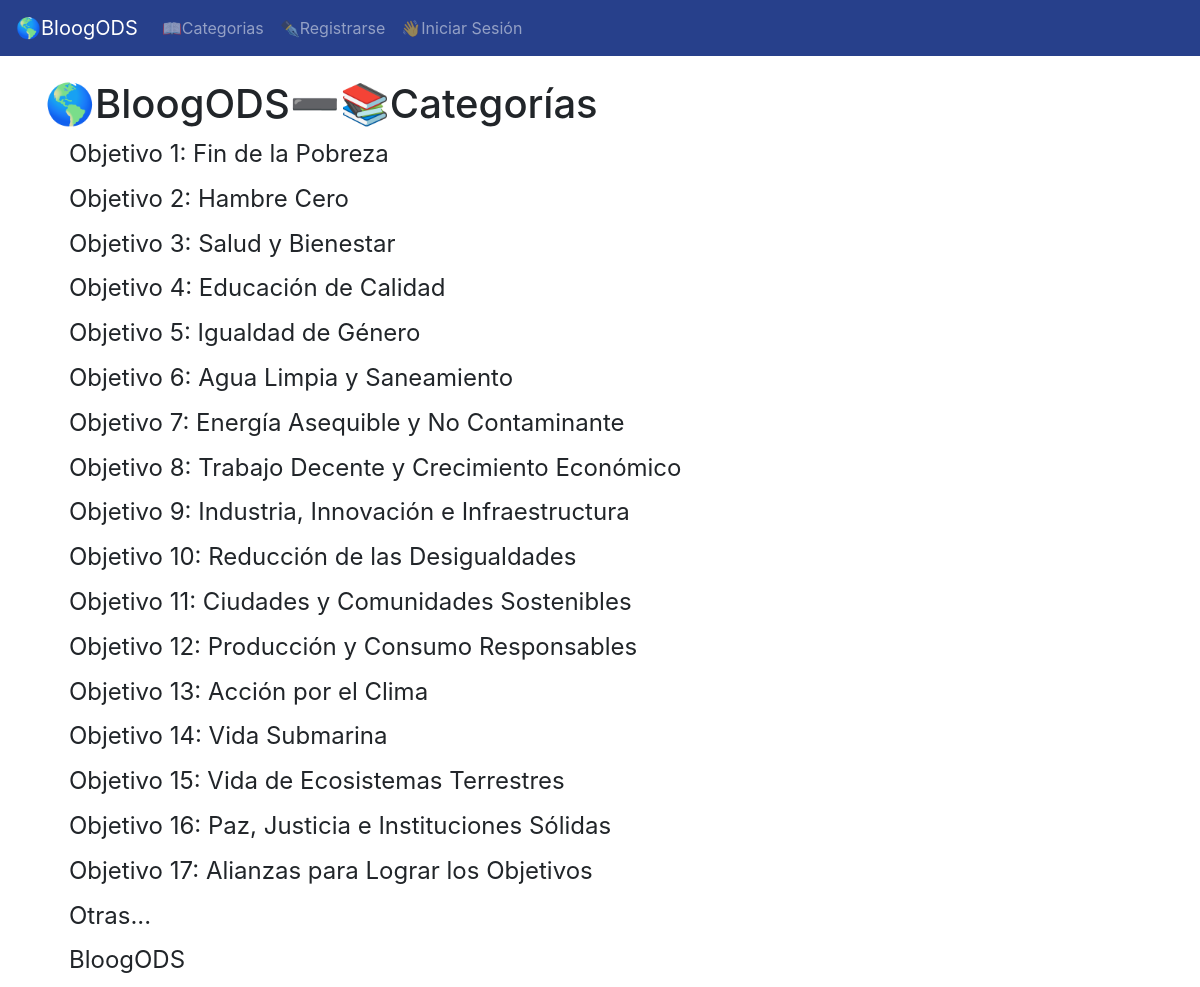
Page /category-list/ on the earlier database version.
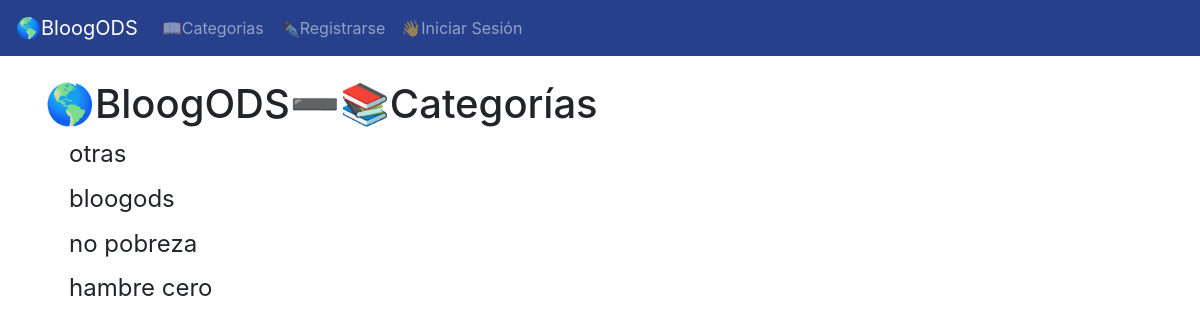
Same page on the later database version.
### theblog/models.py (models this page shows, shortened)
class Category(models.Model):
    name = models.CharField(max_length=255)
    def __str__(self):
        return self.name

### theblog/views.py (the view)
# urls.py: path('category-list/', CategoryListView, name='category-list'),
def CategoryListView(request):
    cat_menu_list = Category.objects.all()
    return render(request, 'category_list.html', {'cat_menu_list':cat_menu_list})

### theblog/templates/category_list.html (shortened to what this page needs)
{% extends 'base.html' %}
{% block content %}
    <h1>🌎BloogODS➖📚Categorías</h1>
        {% for item in cat_menu_list %}
            <h4><a class="dropdown-item" href="{% url 'category' item|slugify %}">{{item}}</a></h4>
        {% endfor %}
{% endblock  %}

### theblog/templates/base.html (shortened to what this page needs)
<html lang="en">
<head>
    <link rel="stylesheet" href="https://cdn.jsdelivr.net/npm/bootstrap@4.6.1/dist/css/bootstrap.min.css">
    </head>
    <body>
        <nav class="navbar navbar-expand-lg navbar-dark" style="background-color:	#27408B;">
            <a class="navbar-brand" href="{% url 'home' %}">🌎BloogODS</a>
            <div class="collapse navbar-collapse" id="navbarSupportedContent">
                <ul class="navbar-nav mr-auto">
                    {% if cat_menu %}
                    <li class="nav-item dropdown">
                        <a class="nav-link dropdown-toggle" href="#" id="navbarDropdown" role="button" data-toggle="dropdown" aria-haspopup="true" aria-expanded="false">
                            Categorias📚
                        </a>
                        <div class="dropdown-menu" aria-labelledby="navbarDropdown">
                            {% for item in cat_menu %}
                                <a class="dropdown-item" href="{% url 'category' item|slugify %}">{{item}}</a>
                            {% endfor %}
                        </div>
                    </li>
                    {% else %}
                        <li class="nav-item">
                            <a class="nav-link" href="{% url 'category-list' %}">📖Categorias</a>
                        </li>
                    {% endif %}
                {% if user.is_authenticated %}
                <li class="nav-item">
                    <a class="nav-link" href="{% url 'add_post' %}">📝Añadir Post</a>
                </li>
                <li class="nav-item">
                    <a class="nav-link" href="{% url 'add_category' %}">📙Añadir Categoría</a>
                </li>
                <li class="nav-item">
                    <a class="nav-link" href="{% url 'logout' %}">🏃Cerrar Sesión</a>
                </li>
                {% else %}
                    <li class="nav-item">
                        <a class="nav-link" href="{% url 'register' %}">✒️Registrarse</a>
                    </li>
                    <li class="nav-item">
                        <a class="nav-link" href="{% url 'login' %}">👋Iniciar Sesión</a>
                    </li>
                {% endif %}
            </ul>
            </div>
        </nav>
        <br/>
        <div class="Container">
            {% block content %}
            {% endblock  %}
        </div>
    </body>
</html>

Differences in the rows shown:
removed Category: name "Objetivo 1: Fin de la Pobreza"
removed Category: name "Objetivo 2: Hambre Cero"
removed Category: name "Objetivo 3: Salud y Bienestar"
removed Category: name "Objetivo 4: Educación de Calidad"
removed Category: name "Objetivo 5: Igualdad de Género"
removed Category: name "Objetivo 6: Agua Limpia y Saneamiento"
removed Category: name "Objetivo 7: Energía Asequible y No Contaminante"
removed Category: name "Objetivo 8: Trabajo Decente y Crecimiento Económico"
removed Category: name "Objetivo 9: Industria, Innovación e Infraestructura"
removed Category: name "Objetivo 10: Reducción de las Desigualdades"
removed Category: name "Objetivo 11: Ciudades y Comunidades Sostenibles"
removed Category: name "Objetivo 12: Producción y Consumo Responsables"
removed Category: name "Objetivo 13: Acción por el Clima"
removed Category: name "Objetivo 14: Vida Submarina"
removed Category: name "Objetivo 15: Vida de Ecosistemas Terrestres"
removed Category: name "Objetivo 16: Paz, Justicia e Instituciones Sólidas"
removed Category: name "Objetivo 17: Alianzas para Lograr los Objetivos"
changed Category: name "Otras..." → "otras"
changed Category: name "BloogODS" → "bloogods"
added Category: name "no pobreza"
added Category: name "hambre cero"
